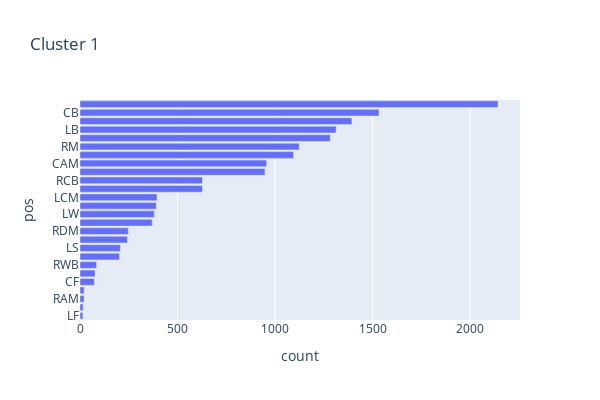

Notebook code cell kept with this figure:
### Code cell
print("Cluster 2")
pos=list()
count=list()
for j in clusts[1]:
    pos.append(j)
    count.append(clusts[1][j])
    #making a pandas df to store this
d = pd.DataFrame()
d['pos'] = pos
d['count'] = count
d = d.sort_values(by=['count'])
fig = px.bar(d, x="count", y="pos",title="Cluster "+str(1),width=600,height=400)
fig.show()

### Figure 1 — Plotly figure (JSON) as saved in the notebook; plotly's stock layout.template omitted (floating-point values rounded to 4 significant figures)
{"data": [{"alignmentgroup": "True", "hovertemplate": "count=%{x}<br>pos=%{y}<extra></extra>", "legendgroup": "", "marker": {"color": "#636efa"}, "name": "", "offsetgroup": "", "orientation": "h", "showlegend": false, "textposition": "auto", "type": "bar", "x": [15, 16, 21, 21, 74, 77, 85, 203, 207, 243, 248, 370, 381, 391, 395, 628, 628, 948, 957, 1095, 1124, 1283, 1313, 1394, 1533, 2143], "xaxis": "x", "y": ["LF", "RF", "RAM", "LAM", "CF", "LWB", "RWB", "RS", "LS", "LDM", "RDM", "RW", "LW", "RCM", "LCM", "LCB", "RCB", "CDM", "CAM", "LM", "RM", "RB", "LB", "CM", "CB", "ST"], "yaxis": "y"}], "layout": {"barmode": "relative", "height": 400, "legend": {"tracegroupgap": 0}, "title": {"text": "Cluster 1"}, "width": 600, "xaxis": {"anchor": "y", "domain": [0, 1], "title": {"text": "count"}}, "yaxis": {"anchor": "x", "domain": [0, 1], "title": {"text": "pos"}}}}
